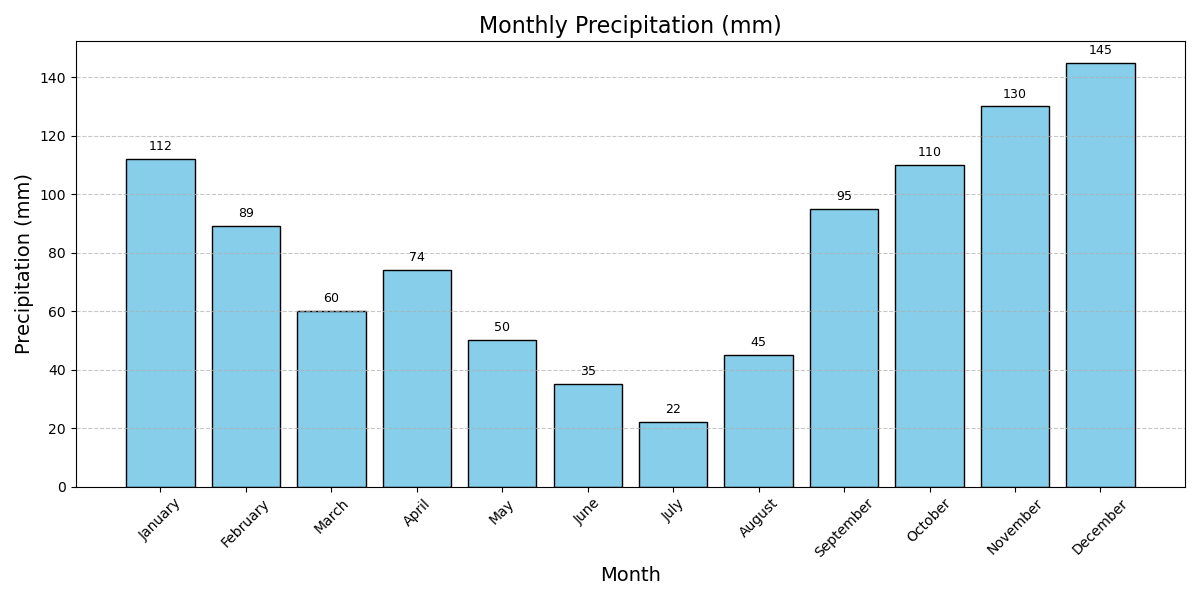

Here is the Python script that generated this plot:

import matplotlib.pyplot as plt

# Given data
data = [
    {'Month': 'January', 'Precipitation (mm)': 112},
    {'Month': 'February', 'Precipitation (mm)': 89},
    {'Month': 'March', 'Precipitation (mm)': 60},
    {'Month': 'April', 'Precipitation (mm)': 74},
    {'Month': 'May', 'Precipitation (mm)': 50},
    {'Month': 'June', 'Precipitation (mm)': 35},
    {'Month': 'July', 'Precipitation (mm)': 22},
    {'Month': 'August', 'Precipitation (mm)': 45},
    {'Month': 'September', 'Precipitation (mm)': 95},
    {'Month': 'October', 'Precipitation (mm)': 110},
    {'Month': 'November', 'Precipitation (mm)': 130},
    {'Month': 'December', 'Precipitation (mm)': 145}
]

# Extracting months and precipitation values
months = [entry['Month'] for entry in data]
precipitation = [entry['Precipitation (mm)'] for entry in data]

# Creating a bar chart
plt.figure(figsize=(12, 6)) # Set the size of the figure
bars = plt.bar(months, precipitation, color='skyblue', edgecolor='black')

# Adding visual details
plt.title('Monthly Precipitation (mm)', fontsize=16)
plt.xlabel('Month', fontsize=14)
plt.ylabel('Precipitation (mm)', fontsize=14)
plt.xticks(rotation=45) # Rotate month labels to fit
plt.grid(axis='y', linestyle='--', alpha=0.7)

# Adding the data labels on top of the bars
for bar in bars:
    yval = bar.get_height()
    plt.text(bar.get_x() + bar.get_width()/2, yval + 2, round(yval, 1), ha='center', va='bottom', fontsize=9)

# Show the plot
plt.tight_layout() # Adjusts the plot to ensure everything fits without overlapping
plt.show()
